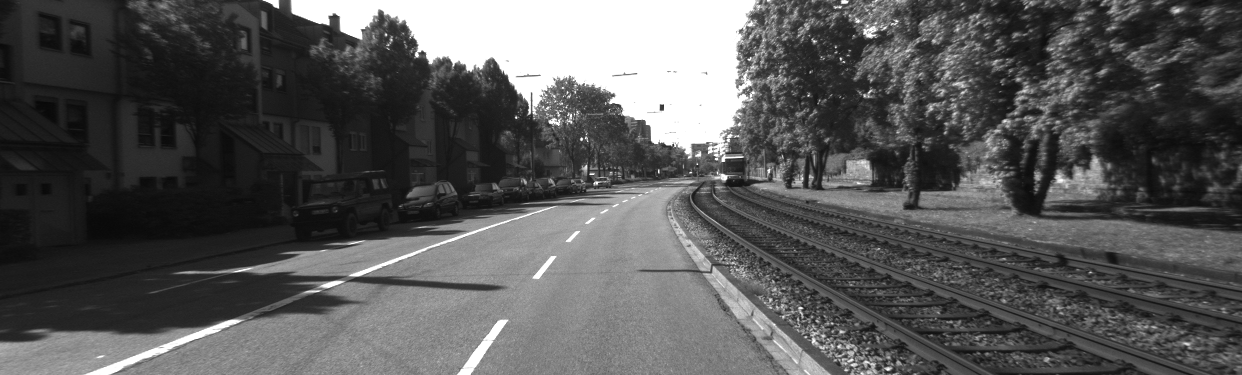
#> input picture 2011_09_26_drive_0001_sync/2011_09_26/2011_09_26_drive_0001_sync/image_00/data/0000000001.png, 1242 x 375 px, given in place of bird4.mp4, which was not available
$ python test1.py
#> lines starting #> are read from the running program, lines starting #| are printed output that depends on the picture; after the words box and inside, x2 and y2 are one past the last pixel; in counts of white or black regions, pixels touching at a corner belong together; pictures that were not available may be replaced by others from this repository, and a replacement may not be noted
import cv2
import numpy as np

VIDEO_FILE = "bird4.mp4"

MIN_AREA = 20
GROW_FRAMES = 5
MIN_GROWTH_PERCENT = 5

cap = cv2.VideoCapture(VIDEO_FILE)
ret, frame1 = cap.read()
#> frame1 is the input picture: shape (375, 1242, 3); min 8, max 255, mean 86.7
prev_gray = cv2.cvtColor(frame1, cv2.COLOR_BGR2GRAY)

objects = {}
next_id = 1

def distance(p1, p2):
    return np.sqrt((p1[0]-p2[0])**2 + (p1[1]-p2[1])**2)

while cap.isOpened():
    ret, frame2 = cap.read()
    if not ret:
        break

    curr_gray = cv2.cvtColor(frame2, cv2.COLOR_BGR2GRAY)
    h_frame, w_frame = frame2.shape[:2]
#> h_frame = 375; w_frame = 1242

    # Оптический поток
    flow = cv2.calcOpticalFlowFarneback(
        prev_gray, curr_gray,
        None, 0.5, 3, 15, 3, 5, 1.2, 0
    )

    fx, fy = flow[..., 0], flow[..., 1]

    # Убираем движение камеры — вычитаем среднее
    diff_x = fx - np.mean(fx)
    diff_y = fy - np.mean(fy)

    magnitude = np.sqrt(diff_x**2 + diff_y**2)

    # Маска объектов которые движутся иначе чем фон
    mask = (magnitude > 2).astype(np.uint8) * 255
#> mask: shape (375, 1242); every value is 0

    kernel = np.ones((5, 5), np.uint8)
    mask = cv2.dilate(mask, kernel, iterations=2)
    mask = cv2.erode(mask, kernel, iterations=1)

    contours, _ = cv2.findContours(mask, cv2.RETR_EXTERNAL, cv2.CHAIN_APPROX_SIMPLE)
#> contours = []

    current_ids = []

    for cont in contours:
        area = cv2.contourArea(cont)
        if area < MIN_AREA:
            continue

        x, y, w, h = cv2.boundingRect(cont)
        cx, cy = x + w // 2, y + h // 2

        # Ищем ближайший объект из предыдущего кадра
        closest_id = None
        min_dist = 80
        for obj_id, obj in objects.items():
            d = distance((cx, cy), obj["pos"])
            if d < min_dist:
                min_dist = d
                closest_id = obj_id

        if closest_id is not None:
            obj = objects[closest_id]
            prev_area = obj["area"]
            grow_count = obj["grow_count"]

            # Процент роста
            if prev_area > 0:
                growth = (area - prev_area) / prev_area * 100
            else:
                growth = 0

            if growth >= MIN_GROWTH_PERCENT:
                grow_count += 1
            else:
                grow_count = 0

            objects[closest_id] = {
                "pos": (cx, cy),
                "area": area,
                "grow_count": grow_count,
                "lost": 0
            }
            current_ids.append(closest_id)
            obj_id = closest_id
        else:
            # Новый объект
            objects[next_id] = {
                "pos": (cx, cy),
                "area": area,
                "grow_count": 0,
                "lost": 0
            }
            current_ids.append(next_id)
            obj_id = next_id
            grow_count = 0
            next_id += 1

        # Рисуем
        if grow_count >= GROW_FRAMES:
            # Цель подтверждена — красный прицел
            cv2.rectangle(frame2, (x, y), (x+w, y+h), (0, 0, 255), 2)
            cv2.line(frame2, (cx-20, cy), (cx+20, cy), (0, 0, 255), 2)
            cv2.line(frame2, (cx, cy-20), (cx, cy+20), (0, 0, 255), 2)
            cv2.putText(frame2, "TARGET", (x, y-10),
                        cv2.FONT_HERSHEY_SIMPLEX, 0.6, (0, 0, 255), 2)
        elif grow_count >= 2:
            # Подозрительный объект — жёлтый
            cv2.rectangle(frame2, (x, y), (x+w, y+h), (0, 255, 255), 1)
#> this loop made 0 passes
#> after the loop, current_ids = []; next_id = 1; objects = 0 items

    # Обновляем потерянные объекты
    for obj_id in list(objects.keys()):
        if obj_id not in current_ids:
            objects[obj_id]["lost"] += 1
            if objects[obj_id]["lost"] > 10:
                del objects[obj_id]

    prev_gray = curr_gray

    locked = sum(1 for o in objects.values() if o["grow_count"] >= GROW_FRAMES)
#> locked = 0
    cv2.putText(frame2, f"TARGET: {locked}", (10, 30),
                cv2.FONT_HERSHEY_SIMPLEX, 0.8,
                (0, 0, 255) if locked > 0 else (255, 255, 255), 2)
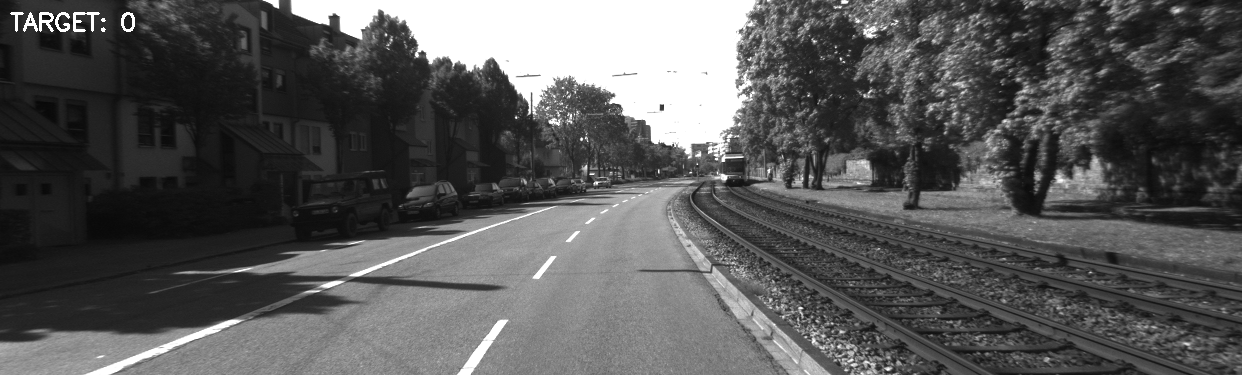
#> frame2: shape (375, 1242, 3); 0.19% of pixels changed, all inside (x1, y1, x2, y2) = (10, 12, 135, 32)

    cv2.imshow("Drone Detection", frame2)

    if cv2.waitKey(25) == ord('q'):
#> (key q is pressed here)
        break

cap.release()
cv2.destroyAllWindows()

$ run again, on 2011_09_26_drive_0001_sync/2011_09_26/2011_09_26_drive_0001_sync/image_00/data/0000000003.png
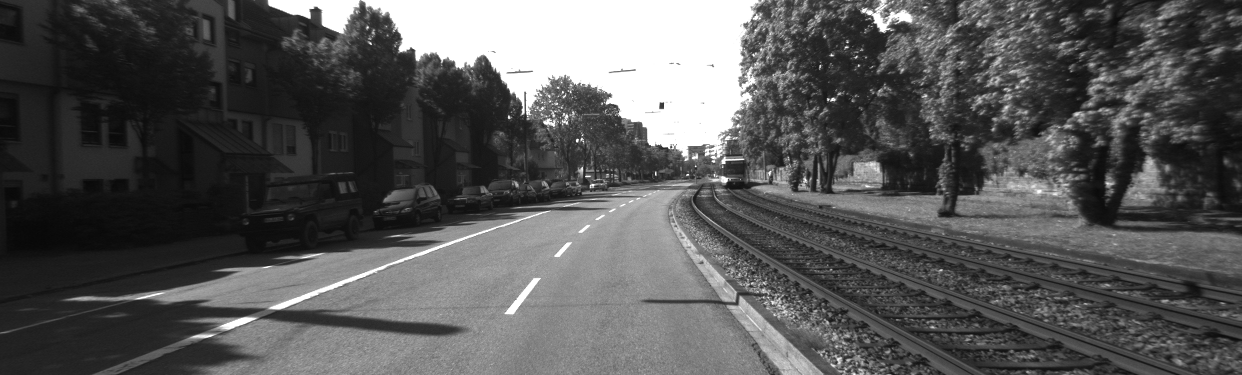
#> input picture 2011_09_26_drive_0001_sync/2011_09_26/2011_09_26_drive_0001_sync/image_00/data/0000000003.png, 1242 x 375 px, given in place of bird4.mp4, which was not available
#> frame1 is the input picture: shape (375, 1242, 3); min 7, max 255, mean 86.1
#> mask: shape (375, 1242); every value is 0
#> contours = []
#> after the loop `for cont in contours:`: next_id = 1; objects = 0 items
#> locked = 0
#> `cv2.putText(frame2, f"TARGET: {locked}", (10, 30), cv2.FONT_HERSHEY_SI..`:
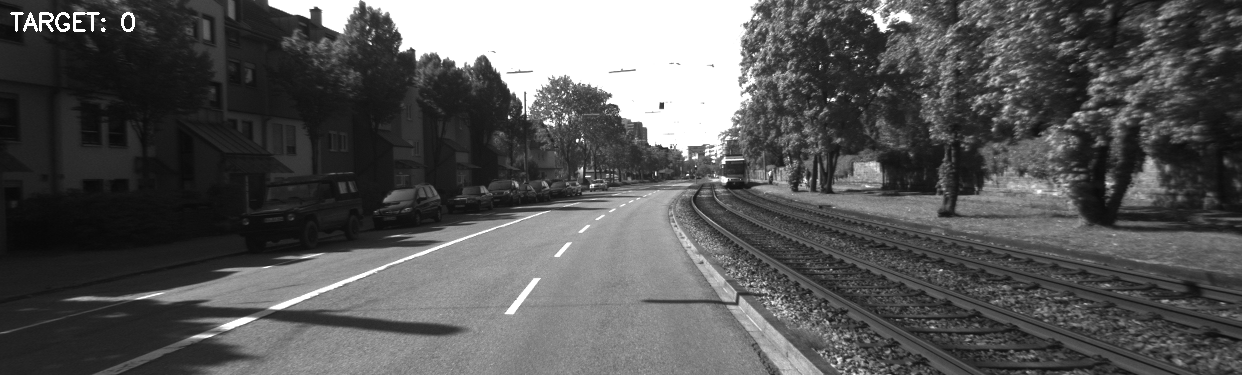
#> frame2: shape (375, 1242, 3); 0.19% of pixels changed, all inside (x1, y1, x2, y2) = (10, 12, 135, 32)

$ run again, on 2011_09_26_drive_0001_sync/2011_09_26/2011_09_26_drive_0001_sync/image_00/data/0000000005.png
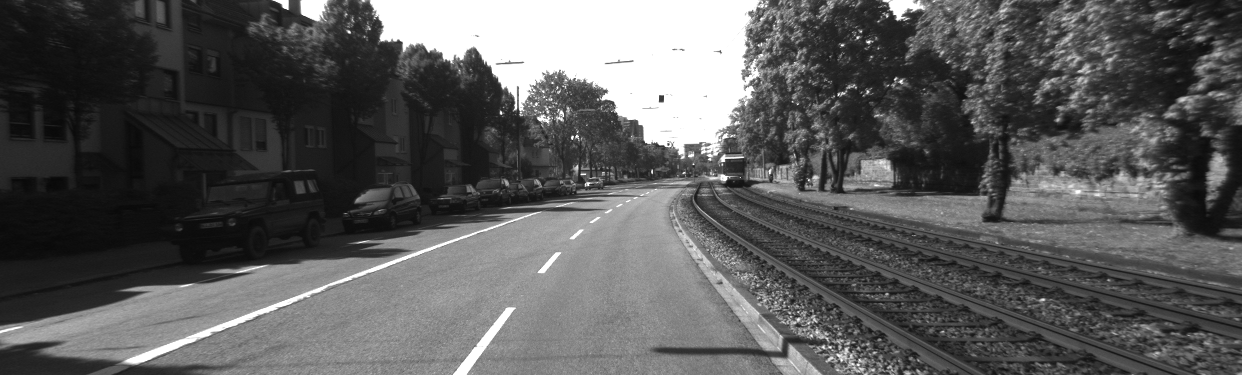
#> input picture 2011_09_26_drive_0001_sync/2011_09_26/2011_09_26_drive_0001_sync/image_00/data/0000000005.png, 1242 x 375 px, given in place of bird4.mp4, which was not available
#> frame1 is the input picture: shape (375, 1242, 3); min 7, max 255, mean 89.6
#> mask: shape (375, 1242); every value is 0
#> contours = []
#> after the loop `for cont in contours:`: next_id = 1; objects = 0 items
#> locked = 0
#> `cv2.putText(frame2, f"TARGET: {locked}", (10, 30), cv2.FONT_HERSHEY_SI..`:
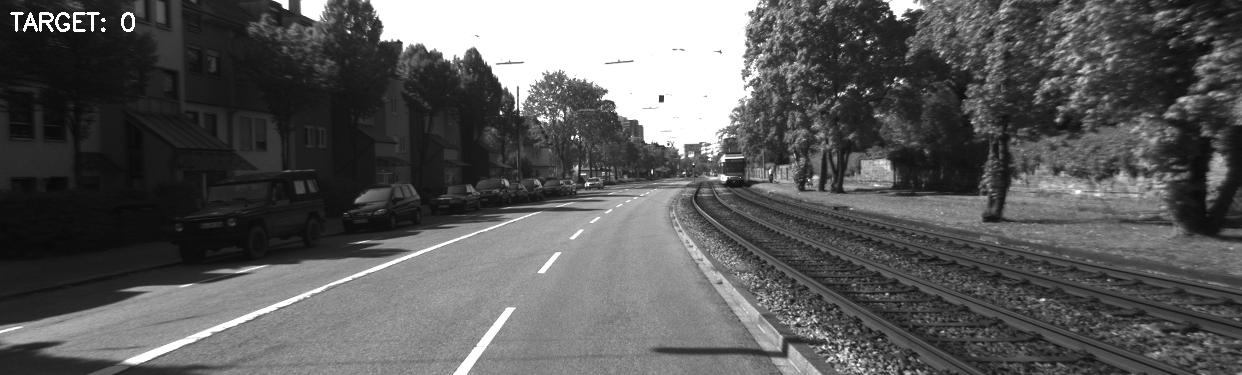
#> frame2: shape (375, 1242, 3); 0.19% of pixels changed, all inside (x1, y1, x2, y2) = (10, 12, 135, 32)
